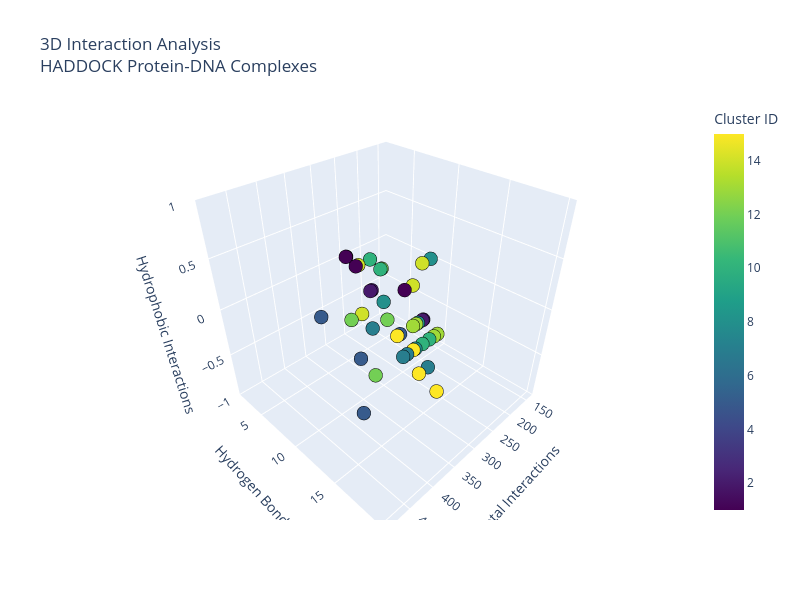
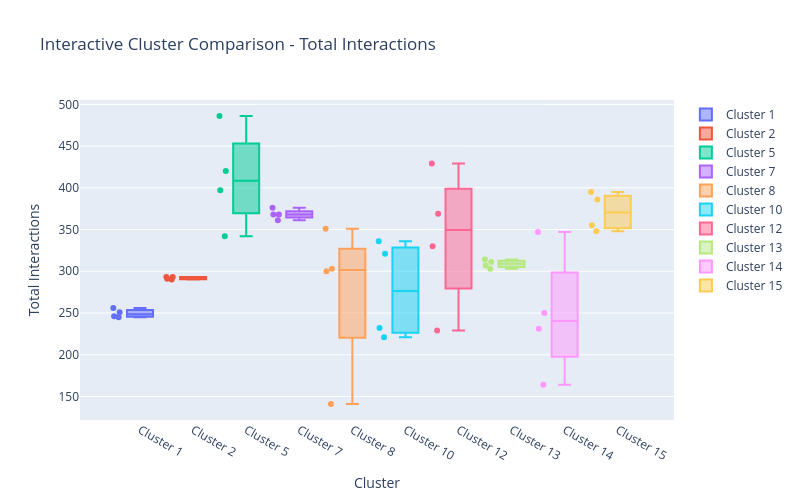
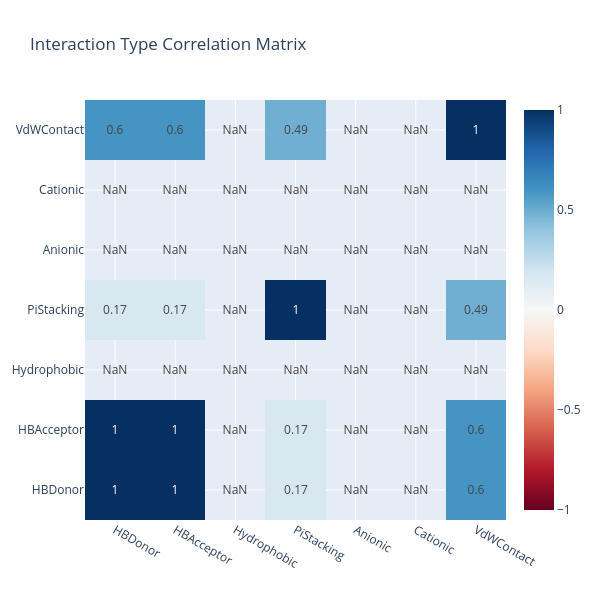

Notebook cell for these charts, in order:
### Code cell
# Interactive analysis and advanced visualizations
import sys
if analysis_df is not None and 'plotly' in sys.modules:
    print("Creating interactive visualizations...")
    
    # Interactive 3D scatter plot
    fig_3d = go.Figure(data=go.Scatter3d(
        x=analysis_df['total_interactions'],
        y=analysis_df.get('total_hbonds', analysis_df['HBDonor'] + analysis_df['HBAcceptor'] if 'HBDonor' in analysis_df.columns else analysis_df['total_interactions']*0.3),
        z=analysis_df.get('Hydrophobic', analysis_df['total_interactions']*0.2),
        mode='markers',
        marker=dict(
            size=8,
            color=analysis_df['cluster'],
            colorscale='viridis',
            colorbar=dict(title="Cluster ID"),
            showscale=True,
            line=dict(width=2, color='black')
        ),
        text=[f"File: {row['file']}<br>Cluster: {row['cluster']}<br>Total: {row['total_interactions']}<br>H-bonds: {row.get('total_hbonds', 'N/A')}<br>Hydrophobic: {row.get('Hydrophobic', 'N/A')}" 
              for _, row in analysis_df.iterrows()],
        hovertemplate='%{text}<extra></extra>'
    ))
    
    fig_3d.update_layout(
        title='3D Interaction Analysis<br>HADDOCK Protein-DNA Complexes',
        scene=dict(
            xaxis_title='Total Interactions',
            yaxis_title='Hydrogen Bonds',
            zaxis_title='Hydrophobic Interactions'
        ),
        width=800,
        height=600
    )
    
    fig_3d.show()
    
    # Interactive cluster comparison
    fig_box = go.Figure()
    
    for cluster in sorted(analysis_df['cluster'].unique()):
        cluster_data = analysis_df[analysis_df['cluster'] == cluster]['total_interactions']
        fig_box.add_trace(go.Box(
            y=cluster_data,
            name=f'Cluster {cluster}',
            boxpoints='all',
            jitter=0.3,
            pointpos=-1.8
        ))
    
    fig_box.update_layout(
        title='Interactive Cluster Comparison - Total Interactions',
        yaxis_title='Total Interactions',
        xaxis_title='Cluster',
        width=800,
        height=500
    )
    
    fig_box.show()
    
    # Interaction correlation heatmap
    interaction_cols = [col for col in ['HBDonor', 'HBAcceptor', 'Hydrophobic', 'PiStacking', 
                                       'Anionic', 'Cationic', 'VdWContact'] if col in analysis_df.columns]
    
    if len(interaction_cols) > 1:
        correlation_matrix = analysis_df[interaction_cols].corr()
        
        fig_corr = go.Figure(data=go.Heatmap(
            z=correlation_matrix.values,
            x=correlation_matrix.columns,
            y=correlation_matrix.columns,
            colorscale='RdBu',
            zmid=0,
            text=correlation_matrix.round(2).values,
            texttemplate="%{text}",
            textfont={"size": 12},
            hoverongaps=False
        ))
        
        fig_corr.update_layout(
            title='Interaction Type Correlation Matrix',
            width=600,
            height=600
        )
        
        fig_corr.show()

# Save comprehensive results
if analysis_df is not None:
    print("\nSaving comprehensive analysis results...")
    
    # Save main results
    analysis_df.to_csv("comprehensive_protein_dna_analysis.csv", index=False)
    print("Saved: comprehensive_protein_dna_analysis.csv")
    
    # Save cluster statistics
    if 'cluster_stats' in globals():
        cluster_stats.to_csv("cluster_interaction_statistics.csv")
        print("Saved: cluster_interaction_statistics.csv")
    
    # Save detailed residue interactions for top poses
    top_3_poses = analysis_df.nlargest(3, 'total_interactions')
    
    for _, row in top_3_poses.iterrows():
        if row['residue_interactions']:
            residue_df = pd.DataFrame(row['residue_interactions'])
            filename = f"residue_interactions_{row['file'].replace('.pdb', '')}.csv"
            residue_df.to_csv(filename, index=False)
            print(f"Saved: {filename}")
    
    print(f"\nAnalysis complete! Key findings:")
    print(f"- Best performing cluster: {analysis_df.groupby('cluster')['total_interactions'].mean().idxmax()}")
    print(f"- Average interactions per pose: {analysis_df['total_interactions'].mean():.1f}")
    print(f"- Most interactive pose: {analysis_df.loc[analysis_df['total_interactions'].idxmax(), 'file']}")
    
else:
    print("No analysis results to save")

### Figure 1 — Plotly figure (JSON) as saved in the notebook; plotly's stock layout.template omitted (floating-point values rounded to 4 significant figures)
{"data": [{"hovertemplate": "%{text}<extra></extra>", "marker": {"color": [10, 10, 10, 10, 12, 12, 12, 12, 13, 13, 13, 13, 14, 14, 14, 14, 15, 15, 15, 15, 1, 1, 1, 1, 2, 2, 2, 2, 5, 5, 5, 5, 7, 7, 7, 7, 8, 8, 8, 8], "colorbar": {"title": {"text": "Cluster ID"}}, "colorscale": [[0, "#440154"], [0.1111, "#482878"], [0.2222, "#3e4989"], [0.3333, "#31688e"], [0.4444, "#26828e"], [0.5556, "#1f9e89"], [0.6667, "#35b779"], [0.7778, "#6ece58"], [0.8889, "#b5de2b"], [1, "#fde725"]], "line": {"color": "black", "width": 2}, "showscale": true, "size": 8}, "mode": "markers", "text": ["File: cluster10_1.pdb<br>Cluster: 10<br>Total: 321<br>H-bonds: 16<br>Hydrophobic: 0", "File: cluster10_2.pdb<br>Cluster: 10<br>Total: 336<br>H-bonds: 16<br>Hydrophobic: 0", "File: cluster10_3.pdb<br>Cluster: 10<br>Total: 232<br>H-bonds: 6<br>Hydrophobic: 0", "File: cluster10_4.pdb<br>Cluster: 10<br>Total: 221<br>H-bonds: 4<br>Hydrophobic: 0", "File: cluster12_1.pdb<br>Cluster: 12<br>Total: 369<br>H-bonds: 10<br>Hydrophobic: 0", "File: cluster12_2.pdb<br>Cluster: 12<br>Total: 229<br>H-bonds: 6<br>Hydrophobic: 0", "File: cluster12_3.pdb<br>Cluster: 12<br>Total: 429<br>H-bonds: 16<br>Hydrophobic: 0", "File: cluster12_4.pdb<br>Cluster: 12<br>Total: 330<br>H-bonds: 12<br>Hydrophobic: 0", "File: cluster13_1.pdb<br>Cluster: 13<br>Total: 303<br>H-bonds: 16<br>Hydrophobic: 0", "File: cluster13_2.pdb<br>Cluster: 13<br>Total: 311<br>H-bonds: 16<br>Hydrophobic: 0", "File: cluster13_3.pdb<br>Cluster: 13<br>Total: 314<br>H-bonds: 14<br>Hydrophobic: 0", "File: cluster13_4.pdb<br>Cluster: 13<br>Total: 307<br>H-bonds: 14<br>Hydrophobic: 0", "File: cluster14_1.pdb<br>Cluster: 14<br>Total: 347<br>H-bonds: 10<br>Hydrophobic: 0", "File: cluster14_2.pdb<br>Cluster: 14<br>Total: 231<br>H-bonds: 10<br>Hydrophobic: 0", "File: cluster14_3.pdb<br>Cluster: 14<br>Total: 164<br>H-bonds: 8<br>Hydrophobic: 0", "File: cluster14_4.pdb<br>Cluster: 14<br>Total: 250<br>H-bonds: 4<br>Hydrophobic: 0", "File: cluster15_1.pdb<br>Cluster: 15<br>Total: 386<br>H-bonds: 18<br>Hydrophobic: 0", "File: cluster15_2.pdb<br>Cluster: 15<br>Total: 348<br>H-bonds: 14<br>Hydrophobic: 0", "File: cluster15_3.pdb<br>Cluster: 15<br>Total: 355<br>H-bonds: 16<br>Hydrophobic: 0", "File: cluster15_4.pdb<br>Cluster: 15<br>Total: 395<br>H-bonds: 20<br>Hydrophobic: 0", "File: cluster1_1.pdb<br>Cluster: 1<br>Total: 245<br>H-bonds: 2<br>Hydrophobic: 0", "File: cluster1_2.pdb<br>Cluster: 1<br>Total: 246<br>H-bonds: 2<br>Hydrophobic: 0", "File: cluster1_3.pdb<br>Cluster: 1<br>Total: 251<br>H-bonds: 10<br>Hydrophobic: 0", "File: cluster1_4.pdb<br>Cluster: 1<br>Total: 256<br>H-bonds: 4<br>Hydrophobic: 0", "File: cluster2_1.pdb<br>Cluster: 2<br>Total: 293<br>H-bonds: 14<br>Hydrophobic: 0", "File: cluster2_2.pdb<br>Cluster: 2<br>Total: 291<br>H-bonds: 14<br>Hydrophobic: 0", "File: cluster2_3.pdb<br>Cluster: 2<br>Total: 290<br>H-bonds: 8<br>Hydrophobic: 0", "File: cluster2_4.pdb<br>Cluster: 2<br>Total: 293<br>H-bonds: 8<br>Hydrophobic: 0", "File: cluster5_1.pdb<br>Cluster: 5<br>Total: 486<br>H-bonds: 18<br>Hydrophobic: 0", "File: cluster5_2.pdb<br>Cluster: 5<br>Total: 342<br>H-bonds: 14<br>Hydrophobic: 0", "File: cluster5_3.pdb<br>Cluster: 5<br>Total: 420<br>H-bonds: 14<br>Hydrophobic: 0", "File: cluster5_4.pdb<br>Cluster: 5<br>Total: 397<br>H-bonds: 8<br>Hydrophobic: 0", "File: cluster7_1.pdb<br>Cluster: 7<br>Total: 368<br>H-bonds: 18<br>Hydrophobic: 0", "File: cluster7_2.pdb<br>Cluster: 7<br>Total: 368<br>H-bonds: 16<br>Hydrophobic: 0", "File: cluster7_3.pdb<br>Cluster: 7<br>Total: 376<br>H-bonds: 16<br>Hydrophobic: 0", "File: cluster7_4.pdb<br>Cluster: 7<br>Total: 361<br>H-bonds: 12<br>Hydrophobic: 0", "File: cluster8_1.pdb<br>Cluster: 8<br>Total: 351<br>H-bonds: 16<br>Hydrophobic: 0", "File: cluster8_2.pdb<br>Cluster: 8<br>Total: 300<br>H-bonds: 10<br>Hydrophobic: 0", "File: cluster8_3.pdb<br>Cluster: 8<br>Total: 303<br>H-bonds: 14<br>Hydrophobic: 0", "File: cluster8_4.pdb<br>Cluster: 8<br>Total: 141<br>H-bonds: 8<br>Hydrophobic: 0"], "type": "scatter3d", "x": [321, 336, 232, 221, 369, 229, 429, 330, 303, 311, 314, 307, 347, 231, 164, 250, 386, 348, 355, 395, 245, 246, 251, 256, 293, 291, 290, 293, 486, 342, 420, 397, 368, 368, 376, 361, 351, 300, 303, 141], "y": [16, 16, 6, 4, 10, 6, 16, 12, 16, 16, 14, 14, 10, 10, 8, 4, 18, 14, 16, 20, 2, 2, 10, 4, 14, 14, 8, 8, 18, 14, 14, 8, 18, 16, 16, 12, 16, 10, 14, 8], "z": [0, 0, 0, 0, 0, 0, 0, 0, 0, 0, 0, 0, 0, 0, 0, 0, 0, 0, 0, 0, 0, 0, 0, 0, 0, 0, 0, 0, 0, 0, 0, 0, 0, 0, 0, 0, 0, 0, 0, 0]}], "layout": {"height": 600, "scene": {"xaxis": {"title": {"text": "Total Interactions"}}, "yaxis": {"title": {"text": "Hydrogen Bonds"}}, "zaxis": {"title": {"text": "Hydrophobic Interactions"}}}, "title": {"text": "3D Interaction Analysis<br>HADDOCK Protein-DNA Complexes"}, "width": 800}}

### Figure 2 — Plotly figure (JSON) as saved in the notebook; plotly's stock layout.template omitted (floating-point values rounded to 4 significant figures)
{"data": [{"boxpoints": "all", "jitter": 0.3, "name": "Cluster 1", "pointpos": -1.8, "type": "box", "y": [245, 246, 251, 256]}, {"boxpoints": "all", "jitter": 0.3, "name": "Cluster 2", "pointpos": -1.8, "type": "box", "y": [293, 291, 290, 293]}, {"boxpoints": "all", "jitter": 0.3, "name": "Cluster 5", "pointpos": -1.8, "type": "box", "y": [486, 342, 420, 397]}, {"boxpoints": "all", "jitter": 0.3, "name": "Cluster 7", "pointpos": -1.8, "type": "box", "y": [368, 368, 376, 361]}, {"boxpoints": "all", "jitter": 0.3, "name": "Cluster 8", "pointpos": -1.8, "type": "box", "y": [351, 300, 303, 141]}, {"boxpoints": "all", "jitter": 0.3, "name": "Cluster 10", "pointpos": -1.8, "type": "box", "y": [321, 336, 232, 221]}, {"boxpoints": "all", "jitter": 0.3, "name": "Cluster 12", "pointpos": -1.8, "type": "box", "y": [369, 229, 429, 330]}, {"boxpoints": "all", "jitter": 0.3, "name": "Cluster 13", "pointpos": -1.8, "type": "box", "y": [303, 311, 314, 307]}, {"boxpoints": "all", "jitter": 0.3, "name": "Cluster 14", "pointpos": -1.8, "type": "box", "y": [347, 231, 164, 250]}, {"boxpoints": "all", "jitter": 0.3, "name": "Cluster 15", "pointpos": -1.8, "type": "box", "y": [386, 348, 355, 395]}], "layout": {"height": 500, "title": {"text": "Interactive Cluster Comparison - Total Interactions"}, "width": 800, "xaxis": {"title": {"text": "Cluster"}}, "yaxis": {"title": {"text": "Total Interactions"}}}}

### Figure 3 — Plotly figure (JSON) as saved in the notebook; plotly's stock layout.template omitted (floating-point values rounded to 4 significant figures)
{"data": [{"colorscale": [[0, "rgb(103,0,31)"], [0.1, "rgb(178,24,43)"], [0.2, "rgb(214,96,77)"], [0.3, "rgb(244,165,130)"], [0.4, "rgb(253,219,199)"], [0.5, "rgb(247,247,247)"], [0.6, "rgb(209,229,240)"], [0.7, "rgb(146,197,222)"], [0.8, "rgb(67,147,195)"], [0.9, "rgb(33,102,172)"], [1, "rgb(5,48,97)"]], "hoverongaps": false, "text": [[1.0, 1.0, NaN, 0.17, NaN, NaN, 0.6], [1.0, 1.0, NaN, 0.17, NaN, NaN, 0.6], [NaN, NaN, NaN, NaN, NaN, NaN, NaN], [0.17, 0.17, NaN, 1.0, NaN, NaN, 0.49], [NaN, NaN, NaN, NaN, NaN, NaN, NaN], [NaN, NaN, NaN, NaN, NaN, NaN, NaN], [0.6, 0.6, NaN, 0.49, NaN, NaN, 1.0]], "textfont": {"size": 12}, "texttemplate": "%{text}", "type": "heatmap", "x": ["HBDonor", "HBAcceptor", "Hydrophobic", "PiStacking", "Anionic", "Cationic", "VdWContact"], "y": ["HBDonor", "HBAcceptor", "Hydrophobic", "PiStacking", "Anionic", "Cationic", "VdWContact"], "z": [[1.0, 1.0, NaN, 0.1679, NaN, NaN, 0.5955], [1.0, 1.0, NaN, 0.1679, NaN, NaN, 0.5955], [NaN, NaN, NaN, NaN, NaN, NaN, NaN], [0.1679, 0.1679, NaN, 1.0, NaN, NaN, 0.4863], [NaN, NaN, NaN, NaN, NaN, NaN, NaN], [NaN, NaN, NaN, NaN, NaN, NaN, NaN], [0.5955, 0.5955, NaN, 0.4863, NaN, NaN, 1.0]], "zmid": 0}], "layout": {"height": 600, "title": {"text": "Interaction Type Correlation Matrix"}, "width": 600}}
